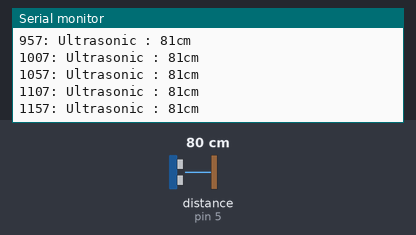
A sketch run on a simulated Arduino Mega 2560, built with avr-gcc and run on an emulated ATmega2560. On the bench: the last lines printed to the serial monitor. Inputs (shaded band) come from the test bench; at power-on: distance to the obstacle (sensor on pin 5) 80 cm. The echo pulse lasts 58.3 µs per cm.

Above: at 1.2 s.
1.3 s: distance to the obstacle (sensor on pin 5) set to 2 cm
At 1.32 s:
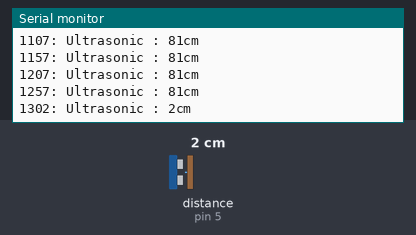
2.8 s: distance to the obstacle (sensor on pin 5) set to 4 cm
At 3.3 s:
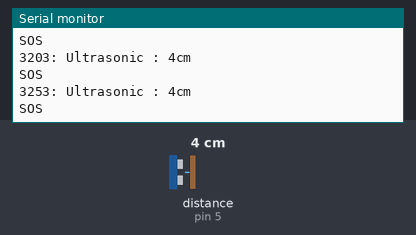
Timing chart, 0 to 5.8 s (numbered marks = the images above; inputs shaded):
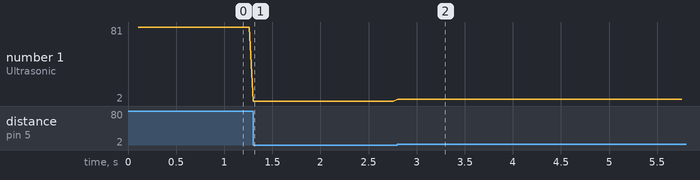

Measured:
- after the input at 1.3 s, the serial monitor: prints a new line at once (image 1)
- plotted number 1: 81 → 2 after the input at 1.3 s

The sketch:

robot.ino
```cpp
#include "ByteBuffer.h"
#include "SoftwareSerial.h"
#include "sabertooth.h"
#include "NewPing.h"

static const char NEWLINE = 10;
static const double GLOBAL_ACCELERATION = 0.1;

// Sabertooth SoftwareSerial pins
static const int rxPin = 2;
static const int txPin = 3;

// Ultrasonic sensor
static const int US_TRIGGER_PIN = 4;
static const int US_ECHO_PIN = 5;
static const int US_MAX_DISTANCE = 200;
static const int US_SOS_CM = 10;
static const unsigned long US_PING_INTERVAL = 50;

// Initialisations

// Serial command input
char latestByte;
int bytesAvailable = 0;
ByteBuffer commandBuffer;
char command[65];

// motor controller
Sabertooth * sabertooth;

// Ultrasonic
NewPing sonar(US_TRIGGER_PIN, US_ECHO_PIN, US_MAX_DISTANCE);
int us_distance;
unsigned long pingTimer;

void setup() {
  if(Serial)
  {
    Serial.begin(9600);
    Serial.println("Initialising...");
    sabertooth = new Sabertooth(rxPin, txPin, 9600);
    sabertooth->motors[0].setBounds(127, 64, 1);
    sabertooth->motors[1].setBounds(128, 191, 255);
    sabertooth->motors[0].setAcceleration(GLOBAL_ACCELERATION);
    sabertooth->motors[1].setAcceleration(GLOBAL_ACCELERATION);
    sabertooth->halt(); // Initialise stopped
    pingTimer = millis() + 100; // first ping time
    Serial.println("Initialised.");
  }
}

void echoCheck() {
  if(sonar.check_timer()) {
    us_distance = sonar.ping_result / US_ROUNDTRIP_CM;

    Serial.print(millis());
    Serial.print(": Ultrasonic : ");
    Serial.print(us_distance);
    Serial.println("cm");

    if(us_distance <= US_SOS_CM) {
      Serial.println("SOS");
      sabertooth->stop();
    }
  }
}

void loop() {

  if(millis() >= pingTimer) {
    sonar.timer_stop();
    pingTimer = millis() + US_PING_INTERVAL;
    sonar.ping_timer(echoCheck);
  }

  /*
   *  Read until newline
   *  Execute command in buffer on Sabertooth
   *  Clear buffer for next command
   */
  if(Serial.available()) {
    latestByte = Serial.read();

    if(latestByte == NEWLINE) {
      commandBuffer.asString(command);
      if(strcmp(command, "AllAhead") == 0) {
        Serial.println("Received AllAhead");
        sabertooth->forward();
      } else if(strcmp(command, "AllStop") == 0) {
        Serial.println("Received AllStop");
        sabertooth->stop();
      } else if(strcmp(command, "AllReverse") == 0) {
        Serial.println("Received AllReverse");
        sabertooth->reverse();
      } else if(strcmp(command, "HardLeft") == 0) {
        Serial.println("Received HardLeft");
        sabertooth->turnLeft();
      } else if(strcmp(command, "HardRight") == 0) {
        Serial.println("Received HardRight");
        sabertooth->turnRight();
      } else if(strcmp(command, "SOS") == 0) {
        Serial.println("Received SOS");
        sabertooth->halt();
      }
      commandBuffer.empty();
    } else {
      commandBuffer.push(latestByte);
    }
  }

  sabertooth->update();
}
```

ByteBuffer.cpp
```cpp
#include "ByteBuffer.h"

void ByteBuffer::push(char latestByte) {
  // Add the byte to the buffer and increment the count
  buffer[bufferSize] = latestByte;
  bufferSize++;

  // If we're greater than BYTEBUFFER_MAX_SIZE
  // we're going to overflow so just go back to the beginning
  if(bufferSize > BYTEBUFFER_MAX_SIZE) {
    bufferSize = 0;
  }
}

void ByteBuffer::empty() {
  // Clear the buffer
  for(unsigned int i = 0; i < BYTEBUFFER_MAX_SIZE; i++)
  {
    buffer[i] = 0;
  }

  bufferSize = 0;
}

unsigned int ByteBuffer::getSize() {
  return bufferSize;
}

char ByteBuffer::getByte(unsigned int idx) {
  if(idx <= BYTEBUFFER_MAX_SIZE) {
    return buffer[idx];
  } else {
    return 0;
  }
}

void ByteBuffer::asString(char * result) {
  for(int i = 0; i < bufferSize; i++) {
    result[i] = buffer[i];
  }

  result[bufferSize] = '\0';
}
```

ByteBuffer.h
```cpp
#ifndef ByteBuffer_h
#define ByteBuffer_h

#define BYTEBUFFER_MAX_SIZE 64

class ByteBuffer
{
  public:
    void push(char latestByte);
    void empty();
    unsigned int getSize();
    char getByte(unsigned int idx);
    void asString(char * result);
  private:
    char buffer[BYTEBUFFER_MAX_SIZE];
    unsigned int bufferSize = 0;
};

#endif
```

sabertooth.cpp
```cpp
#include "Arduino.h"
#include "sabertooth.h"
#include "SoftwareSerial.h"

Motor::Motor() {
  lastUpdate = millis();
  acceleration = 0;
  currentPower = 0;
}

void Motor::setTargetPower(int target) {
  targetPower = target;
}

void Motor::setAcceleration(double accel) {
  acceleration = accel;
}

void Motor::setBounds(int ahead, int neutral, int reverse) {
  bounds.ahead = ahead;
  bounds.neutral = neutral;
  bounds.reverse = reverse;
}

void Motor::setFullAhead() {
  setTargetPower(bounds.ahead);
}

void Motor::setFullReverse() {
  setTargetPower(bounds.reverse);
}

void Motor::setNeutral() {
  setTargetPower(bounds.neutral);
}

void Motor::halt() {
  setPower(bounds.neutral);
}

int Motor::getCurrentPower() {
  if(acceleration != 0 && currentPower != targetPower) {
    int timePassed = millis() - lastUpdate;

    if(currentPower > targetPower) {
      currentPower = currentPower - (timePassed * acceleration);

      if(targetPower > currentPower) {
        currentPower = targetPower;
      }
    } else {
      currentPower = currentPower + (timePassed * acceleration);

      if(targetPower < currentPower) {
        currentPower = targetPower;
      }
    }
  }

  lastUpdate = millis();

  return currentPower;
}

void Motor::setPower(int power) {
  currentPower = power;
  targetPower = power;
}

Sabertooth::Sabertooth(int rxPin, int txPin, int baud) {
  serial = new SoftwareSerial(rxPin, txPin);
  serial->begin(baud);
  nextUpdate = 0;
}

Sabertooth::~Sabertooth() {
  delete serial;
}

void Sabertooth::update() {

  int currentTime = millis();

  if(nextUpdate <= currentTime) {

    int motor0Power = motors[0].getCurrentPower();
    int motor1Power = motors[1].getCurrentPower();

    serial->write(motor0Power);
    serial->write(motor1Power);

    nextUpdate = currentTime + 100;
  }
}

void Sabertooth::forward() {
  motors[0].setFullAhead();
  motors[1].setFullAhead();
}

void Sabertooth::reverse() {
  motors[0].setFullReverse();
  motors[1].setFullReverse();
}

void Sabertooth::stop() {
  motors[0].setNeutral();
  motors[1].setNeutral();
}

void Sabertooth::turnLeft() {
  motors[0].setFullReverse();
  motors[1].setFullAhead();
}

void Sabertooth::turnRight() {
  motors[0].setFullAhead();
  motors[1].setFullReverse();
}

void Sabertooth::halt() {
  motors[0].halt();
  motors[1].halt();
}
```

sabertooth.h
```cpp
#ifndef Sabertooth_h
#define Sabertooth_h

#include "Arduino.h"
#include "SoftwareSerial.h"

struct Bounds {
  int ahead;
  int neutral;
  int reverse;
};

class Motor
{
  public:
    Motor();
    void accelerateTo(int target, int duration);
    void setPower(int power);
    void setAcceleration(double accel);
    void setTargetPower(int power);
    void setBounds(int ahead, int neutral, int reverse);
    void setFullAhead();
    void setNeutral();
    void setFullReverse();
    void halt();
    int getCurrentPower();
  private:
    Bounds bounds;
    int currentPower;
    int targetPower;
    unsigned int lastUpdate;
    double acceleration;
};

class Sabertooth
{
  public:
    Sabertooth(int rxPin, int txPin, int baud);
    ~Sabertooth();
    void update();
    Motor motors[2];
    void forward();
    void reverse();
    void stop();
    void halt();
    void turnLeft();
    void turnRight();
  private:
    int nextUpdate;
    SoftwareSerial * serial;
};

#endif
```
